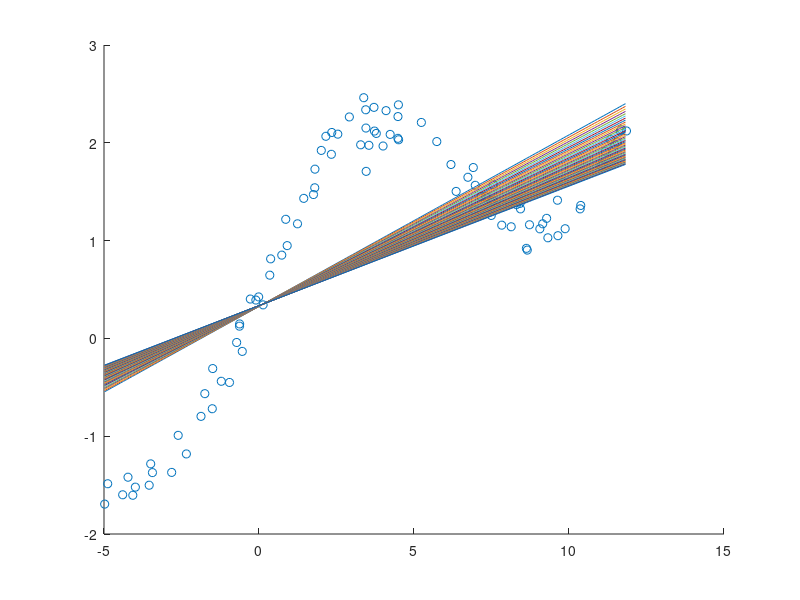

The MATLAB script that drew this image:
function Q2()

x = load('hw1x.dat');
y = load('hw1y.dat');

scatter(x,y);

hold on;

extend = ones(size(x));
x_extend = [x extend];

for weight=1.0:1:50.0
  
  U = eye(size(x)(1));
  U(length(x),length(x))= U(length(x),length(x)) *weight;
  W = WeightedLinearRegression(x_extend, y, U);

  W_x = (min(x):0.1:max(x))';
  W_y = [W_x, ones(size(W_x))]*W;

  plot(W_x, W_y); 
end
% Q1.b linear regression
function W = WeightedLinearRegression(X, Y, U)
  W = pinv(X'*U*X)*X'*U*Y;
end

end